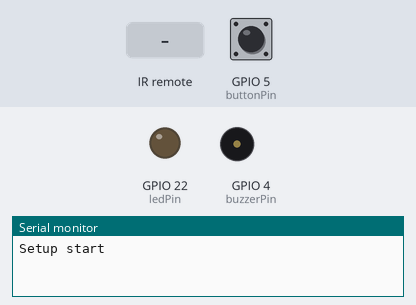
Simulated run of this program. Board: ESP32. Parts: output pins drawn as LEDs (lit = HIGH), buzzer (waves = sounding, pin HIGH), the last lines printed to the serial monitor. Inputs (shaded band) come from the test bench; at power-on: GPIO 5 (buttonPin) HIGH.

Above: at 1.2 s.
1.3 s: GPIO 5 (buttonPin) pulled LOW for 0.15 s
At 1.7 s:
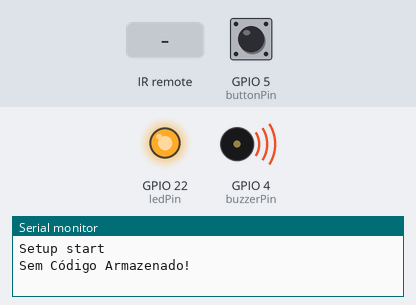
2.9 s: infrared code 0xFFFFFFFF received
Timing chart, 0 to 5.9 s (numbered marks = the images above; inputs shaded):
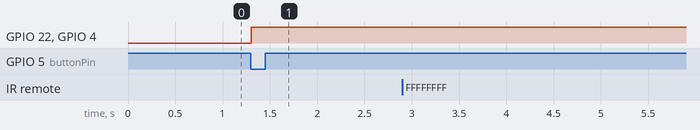

The program:

main.cpp
```cpp
#include <IRremoteESP8266.h>
#include <IRsend.h>
#include <IRrecv.h>
#include <IRutils.h>
#include <Arduino.h>
#include <WiFi.h>

const int ledPin = 22;
const int buttonPin = 5;
const int buzzerPin = 4;
const int recvPin = 23;
const int sendPin = 18;
bool lastButtonState = HIGH;

IRrecv irrecv(recvPin);
IRsend irsend(sendPin);
decode_results results;

unsigned long storedIRCode = 0;

void setup()
{
  Serial.begin(115200);

  pinMode(buttonPin, INPUT_PULLUP);
  pinMode(ledPin, OUTPUT);
  pinMode(buzzerPin, OUTPUT);

  irrecv.enableIRIn();
  irsend.begin();

  Serial.println("Setup start");
}

void loop()
{

  if (irrecv.decode(&results) )
  {

    Serial.println("Código recebido:");
    Serial.println(results.value, HEX);

    if (results.value != 0xFFFFFFFF) {                               // Evita códigos de repetição
      storedIRCode = results.value; // Armazena o código
      Serial.print("Código armazenado: 0x");
      Serial.println(storedIRCode, HEX);
    }

    irrecv.resume();
  }

  bool currentButtonState = digitalRead(buttonPin);

  // Detecta quando botão é pressionado' (mudança de HIGH para LOW)
  if (lastButtonState == HIGH && currentButtonState == LOW && storedIRCode != 0xFFFFFFFF)
  {
    digitalWrite(ledPin, HIGH);
    digitalWrite(ledPin, HIGH);
    digitalWrite(buzzerPin, HIGH);

    if (storedIRCode != 0)
    {
      unsigned long irCode = storedIRCode;
      irsend.sendNEC(irCode, 32); // Envia o código IR armazenado
      String message = "Code sent: 0x" + String(irCode, HEX);
      Serial.println(message);

      digitalWrite(ledPin, LOW);
      digitalWrite(buzzerPin, LOW);

      delay(300);
    }
    else
    {
      Serial.println("Sem Código Armazenado!");
    }
  }

  lastButtonState = currentButtonState;
}
```

Measured:
- after the input at 1.3 s, GPIO 22 (ledPin), GPIO 4 (buzzerPin): LOW → HIGH at once
